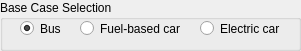
   <widget class="QGroupBox" name="groupBox">
    <property name="geometry">
     <rect>
      <x>590</x>
      <y>50</y>
      <width>301</width>
      <height>51</height>
     </rect>
    </property>
    <property name="title">
     <string>Base Case Selection</string>
    </property>
    <widget class="QRadioButton" name="busButton">
     <property name="geometry">
      <rect>
       <x>20</x>
       <y>20</y>
       <width>82</width>
       <height>17</height>
      </rect>
     </property>
     <property name="statusTip">
      <string/>
     </property>
     <property name="text">
      <string>Bus</string>
     </property>
     <property name="checked">
      <bool>true</bool>
     </property>
    </widget>
    <widget class="QRadioButton" name="electricButton">
     <property name="enabled">
      <bool>true</bool>
     </property>
     <property name="geometry">
      <rect>
       <x>200</x>
       <y>20</y>
       <width>82</width>
       <height>17</height>
      </rect>
     </property>
     <property name="text">
      <string>Electric car</string>
     </property>
    </widget>
    <widget class="QRadioButton" name="carButton">
     <property name="enabled">
      <bool>true</bool>
     </property>
     <property name="geometry">
      <rect>
       <x>80</x>
       <y>20</y>
       <width>111</width>
       <height>17</height>
      </rect>
     </property>
     <property name="text">
      <string>Fuel-based car</string>
     </property>
    </widget>
   </widget>
